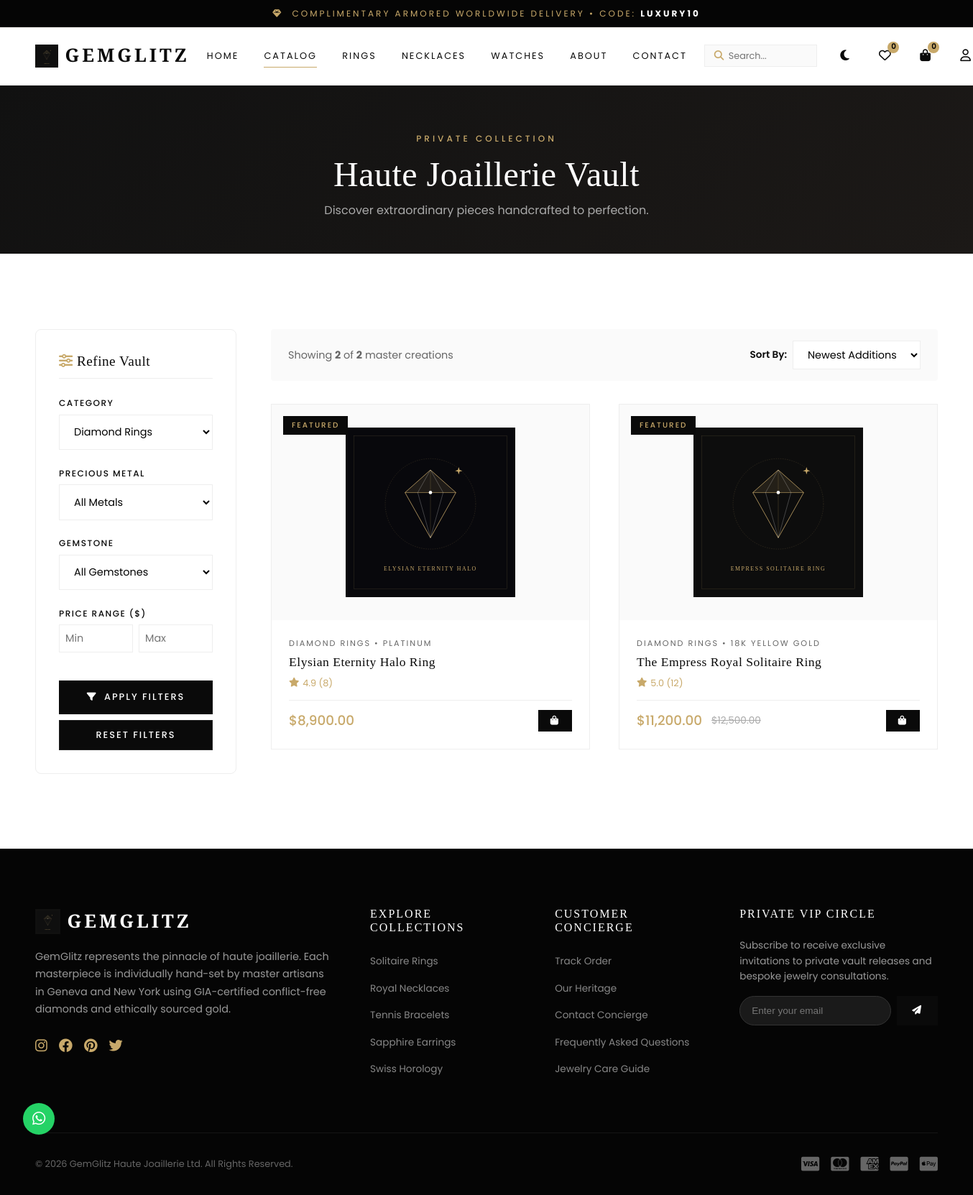
/shop.php?category=diamond-rings, run on the app's committed database.
### tables this page shows
CREATE TABLE `products` (
  `id` INT AUTO_INCREMENT PRIMARY KEY,
  `category_id` INT NOT NULL,
  `name` VARCHAR(150) NOT NULL,
  `slug` VARCHAR(150) UNIQUE NOT NULL,
  `sku` VARCHAR(50) UNIQUE NOT NULL,
  `short_description` VARCHAR(255) DEFAULT NULL,
  `description` TEXT DEFAULT NULL,
  `price` DECIMAL(10, 2) NOT NULL,
  `discount_price` DECIMAL(10, 2) DEFAULT NULL,
  `stock` INT DEFAULT 10,
  `metal_type` VARCHAR(50) DEFAULT '18K Yellow Gold',
  `gemstone_type` VARCHAR(50) DEFAULT 'Diamond',
  `is_featured` TINYINT(1) DEFAULT 0,
  `is_bestseller` TINYINT(1) DEFAULT 0,
  `is_trending` TINYINT(1) DEFAULT 0,
  `main_image` TEXT DEFAULT NULL,
  `gallery_images` TEXT DEFAULT NULL,
  `rating` DECIMAL(3, 2) DEFAULT 5.00,
  `review_count` INT DEFAULT 0,
  `created_at` DATETIME DEFAULT CURRENT_TIMESTAMP,
  FOREIGN KEY (`category_id`) REFERENCES `categories`(`id`) ON DELETE CASCADE
);

CREATE TABLE `categories` (
  `id` INT AUTO_INCREMENT PRIMARY KEY,
  `name` VARCHAR(100) NOT NULL,
  `slug` VARCHAR(100) UNIQUE NOT NULL,
  `description` TEXT DEFAULT NULL,
  `image_url` VARCHAR(255) DEFAULT NULL,
  `status` TINYINT(1) DEFAULT 1,
  `created_at` DATETIME DEFAULT CURRENT_TIMESTAMP
);

### includes/functions.php (called while the page is built, shortened)
<?php
function sanitize($data) {
    return htmlspecialchars(trim($data), ENT_QUOTES, 'UTF-8');
}
function format_price($amount) {
    return '$' . number_format((float)$amount, 2);
}
?>

### shop.php (the view, shortened to what this page needs)
<?php
require_once __DIR__ . '/includes/header.php';
require_once __DIR__ . '/includes/navbar.php';
$selected_category = sanitize($_GET['category'] ?? '');
$selected_metal = sanitize($_GET['metal'] ?? '');
$selected_gemstone = sanitize($_GET['gemstone'] ?? '');
$min_price = isset($_GET['min_price']) && $_GET['min_price'] !== '' ? (float)$_GET['min_price'] : 0;
$max_price = isset($_GET['max_price']) && $_GET['max_price'] !== '' ? (float)$_GET['max_price'] : 100000;
$sort_by = sanitize($_GET['sort'] ?? 'newest');
$page = max(1, (int)($_GET['page'] ?? 1));
$limit = 9;
$offset = ($page - 1) * $limit;
$where_clauses = ["1=1"];
$params = [];
if (!empty($selected_category)) {
    $where_clauses[] = "c.slug = ?";
    $params[] = $selected_category;
}
$where_sql = implode(" AND ", $where_clauses);
$sort_sql = "ORDER BY p.id DESC";
$count_stmt = $pdo->prepare("SELECT COUNT(*) FROM products p JOIN categories c ON p.category_id = c.id WHERE {$where_sql}");
$count_stmt->execute($params);
$total_items = (int)$count_stmt->fetchColumn();
$sql = "SELECT p.*, c.name as category_name, c.slug as category_slug
        FROM products p
        JOIN categories c ON p.category_id = c.id
        WHERE {$where_sql}
        {$sort_sql}
        LIMIT {$limit} OFFSET {$offset}";
$stmt = $pdo->prepare($sql);
$stmt->execute($params);
$products = $stmt->fetchAll();
$categories_list = $pdo->query("SELECT * FROM categories WHERE status = 1")->fetchAll();
?>
<section style="background: linear-gradient(135deg, #111, #1C1917); color: #FFF; padding: 4rem 0 3rem; text-align: center; border-bottom: 1px solid var(--border-color);">
  <div class="container">
    <span class="section-subtitle">Private Collection</span>
    <h1 style="font-size: 3rem; color: #FFF; margin-bottom: 0.5rem;">Haute Joaillerie Vault</h1>
    <p style="color: #AAA;">Discover extraordinary pieces handcrafted to perfection.</p>
  </div>
</section>
<section class="section-padding">
  <div class="container">
    <div style="display: grid; grid-template-columns: 280px 1fr; gap: 3rem;">
      <aside>
        <form method="GET" action="shop.php" style="background:var(--white); padding:2rem; border-radius:var(--radius-md); border:1px solid var(--border-color); box-shadow:var(--shadow-sm);">
          <h3 style="font-size:1.2rem; margin-bottom:1.5rem; border-bottom:1px solid var(--border-color); padding-bottom:0.75rem;">
            <i class="fa-solid fa-sliders" style="color:var(--primary-gold);"></i> Refine Vault
          </h3>
          <div class="form-group">
            <label class="form-label">Category</label>
            <select name="category" class="form-control" onchange="this.form.submit()">
              <?php foreach ($categories_list as $cat): ?>
                <option value="<?php echo $cat['slug']; ?>" <?php echo $selected_category === $cat['slug'] ? 'selected' : ''; ?>>
                  <?php echo sanitize($cat['name']); ?>
                </option>
              <?php endforeach; ?>
            </select>
          </div>
          <div class="form-group">
            <label class="form-label">Precious Metal</label>
            <select name="metal" class="form-control" onchange="this.form.submit()">
              <option value="">All Metals</option>
            </select>
          </div>
          <div class="form-group">
            <label class="form-label">Gemstone</label>
            <select name="gemstone" class="form-control" onchange="this.form.submit()">
              <option value="">All Gemstones</option>
            </select>
          </div>
          <div class="form-group">
            <label class="form-label">Price Range ($)</label>
            <div style="display:flex; gap:0.5rem;">
              <input type="number" name="min_price" placeholder="Min" value="<?php echo $min_price ?: ''; ?>" class="form-control" style="padding:0.5rem;">
              <input type="number" name="max_price" placeholder="Max" value="<?php echo $max_price < 100000 ? $max_price : ''; ?>" class="form-control" style="padding:0.5rem;">
            </div>
          </div>
          <button type="submit" class="btn btn-primary" style="width:100%; margin-top:1rem;">
            <i class="fa-solid fa-filter"></i> Apply Filters
          </button>
          <?php if (!empty($selected_category) || !empty($selected_metal) || !empty($selected_gemstone) || $min_price > 0 || $max_price < 100000): ?>
            <a href="shop.php" class="btn btn-dark" style="width:100%; margin-top:0.5rem; text-align:center; padding:0.6rem;">Reset Filters</a>
          <?php endif; ?>
        </form>
      </aside>
      <main>
        <div style="display:flex; justify-content:space-between; align-items:center; margin-bottom:2rem; background:var(--secondary-bg); padding:1rem 1.5rem; border-radius:var(--radius-sm);">
          <div style="font-size:0.9rem; color:#666;">
            Showing <strong><?php echo count($products); ?></strong> of <strong><?php echo $total_items; ?></strong> master creations
          </div>
          <form method="GET" action="shop.php" style="display:flex; align-items:center; gap:0.5rem;">
            <label style="font-size:0.85rem; font-weight:600;">Sort By:</label>
            <select name="sort" class="form-control" onchange="this.form.submit()" style="padding:0.5rem 1rem; width:auto;">
              <option value="newest" <?php echo $sort_by === 'newest' ? 'selected' : ''; ?>>Newest Additions</option>
            </select>
          </form>
        </div>
        <?php if (count($products) > 0): ?>
          <div class="grid-3">
            <?php foreach ($products as $p): ?>
              <div class="product-card">
                <div class="product-thumb">
                  <?php if ($p['is_featured']): ?>
                    <span class="product-badge">Featured</span>
                  <?php endif; ?>
                  <img src="assets/images/<?php echo $p['main_image']; ?>" alt="<?php echo sanitize($p['name']); ?>">
                </div>
                <div class="product-details">
                  <span class="product-category-name"><?php echo sanitize($p['category_name']); ?> &bull; <?php echo sanitize($p['metal_type']); ?></span>
                  <h3 class="product-title"><a href="product.php?id=<?php echo $p['id']; ?>"><?php echo sanitize($p['name']); ?></a></h3>
                  <div class="product-rating">
                    <i class="fa-solid fa-star"></i> <?php echo number_format($p['rating'], 1); ?> (<?php echo $p['review_count']; ?>)
                  </div>
                  <div class="product-price-row">
                    <span class="price-current"><?php echo format_price($p['discount_price'] ?? $p['price']); ?></span>
                    <?php if ($p['discount_price']): ?>
                      <span class="price-old"><?php echo format_price($p['price']); ?></span>
                    <?php endif; ?>
                    <button onclick="addToCart(<?php echo $p['id']; ?>)" class="btn btn-primary" style="padding:0.5rem 1rem; font-size:0.8rem; margin-left:auto;">
                      <i class="fa-solid fa-bag-shopping"></i>
                    </button>
                  </div>
                </div>
              </div>
            <?php endforeach; ?>
          </div>
        <?php endif; ?>
      </main>
    </div>
  </div>
</section>
<?php require_once __DIR__ . '/includes/footer.php'; ?>

### assets/css/style.css (style rules this page uses)
:root { --primary-gold: #C8A96A; --accent-gold: #D4AF37; --gold-subtle: rgba(200, 169, 106, 0.15); --dark-bg: #0A0A0A; --dark-card: #121212; --dark-border: #222222; --white: #FFFFFF; --secondary-bg: #FAFAFA; --gray-text: #666666; --light-gray: #AAAAAA; --border-color: #EEEEEE; --success: #2E7D32; --error: #D32F2F; --font-heading: 'Playfair Display', Georgia, serif; --font-body: 'Poppins', -apple-system, BlinkMacSystemFont, sans-serif; --transition: all 0.35s cubic-bezier(0.16, 1, 0.3, 1); --radius-sm: 4px; --radius-md: 8px; --radius-lg: 16px; }
*, *::before, *::after { box-sizing: border-box; margin: 0; padding: 0; }
html { scroll-behavior: smooth; font-size: 16px; }
body { font-family: var(--font-body); background-color: var(--white); color: var(--dark-bg); line-height: 1.6; overflow-x: hidden; transition: background-color 0.3s ease, color 0.3s ease; }
a { color: inherit; text-decoration: none; transition: var(--transition); }
img { max-width: 100%; height: auto; display: block; }
h1, h2, h3, h4, h5, h6 { font-family: var(--font-heading); font-weight: 400; line-height: 1.2; color: var(--dark-bg); letter-spacing: 0.5px; }
.section-subtitle { font-family: var(--font-body); font-size: 0.75rem; font-weight: 500; text-transform: uppercase; letter-spacing: 4px; color: var(--primary-gold); margin-bottom: 0.75rem; display: block; }
.container { width: 100%; max-width: 1320px; margin: 0 auto; padding: 0 2rem; }
.section-padding { padding: 6.5rem 0; }
.btn { display: inline-flex; align-items: center; justify-content: center; gap: 0.6rem; padding: 0.85rem 2rem; font-family: var(--font-body); font-weight: 500; font-size: 0.8rem; letter-spacing: 2px; text-transform: uppercase; border-radius: 0; border: 1px solid transparent; cursor: pointer; transition: var(--transition); }
.btn-primary { background: var(--dark-bg); color: var(--white); border: 1px solid var(--dark-bg); }
.btn-dark { background: var(--dark-bg); color: var(--white); border: 1px solid var(--dark-border); }
.grid-3 { display: grid; grid-template-columns: repeat(auto-fit, minmax(320px, 1fr)); gap: 2.5rem; }
.product-card { background: var(--white); border: 1px solid var(--border-color); overflow: hidden; transition: var(--transition); position: relative; display: flex; flex-direction: column; }
.product-thumb { position: relative; height: 300px; background: #FAFAFA; overflow: hidden; display: flex; align-items: center; justify-content: center; padding: 2rem; }
.product-thumb img { max-height: 100%; width: auto; object-fit: contain; transition: var(--transition); }
.product-badge { position: absolute; top: 1rem; left: 1rem; background: var(--dark-bg); color: var(--primary-gold); font-size: 0.65rem; font-weight: 500; text-transform: uppercase; padding: 0.3rem 0.75rem; letter-spacing: 2px; }
.product-details { padding: 1.5rem; display: flex; flex-direction: column; flex-grow: 1; }
.product-category-name { font-size: 0.7rem; text-transform: uppercase; letter-spacing: 2px; color: var(--gray-text); margin-bottom: 0.4rem; }
.product-title { font-size: 1.1rem; font-weight: 400; margin-bottom: 0.5rem; white-space: nowrap; overflow: hidden; text-overflow: ellipsis; }
.product-rating { display: flex; align-items: center; gap: 0.3rem; font-size: 0.8rem; color: var(--primary-gold); margin-bottom: 0.8rem; }
.product-price-row { display: flex; align-items: center; gap: 0.8rem; margin-top: auto; padding-top: 0.8rem; border-top: 1px solid var(--border-color); }
.price-current { font-size: 1.15rem; font-weight: 500; color: var(--primary-gold); }
.price-old { font-size: 0.85rem; text-decoration: line-through; color: var(--light-gray); }
.form-group { margin-bottom: 1.4rem; }
.form-label { display: block; font-size: 0.75rem; font-weight: 500; letter-spacing: 1.5px; text-transform: uppercase; margin-bottom: 0.4rem; color: var(--dark-bg); }
.form-control { width: 100%; padding: 0.8rem 1rem; font-family: var(--font-body); font-size: 0.9rem; border: 1px solid var(--border-color); background: #FFF; outline: none; transition: var(--transition); }

### data on the page
products: is_featured "FEATURED", main_image (picture), category.name "DIAMOND RINGS", metal_type "PLATINUM", name "Elysian Eternity Halo Ring", rating "4.9", review_count "8", format_price($p['discount_price'] ?? $p['price']) "$8,900.00"
products: is_featured "FEATURED", main_image (picture), category.name "DIAMOND RINGS", metal_type "18K YELLOW GOLD", name "The Empress Royal Solitaire Ring", rating "5.0", review_count "12", discount_price "$11,200.00", price "$12,500.00"

### other printed values
$wishlist_count "0"
$cart_count "0"
count($products) "2"
$total_items "2"
form field category "Diamond Rings"
